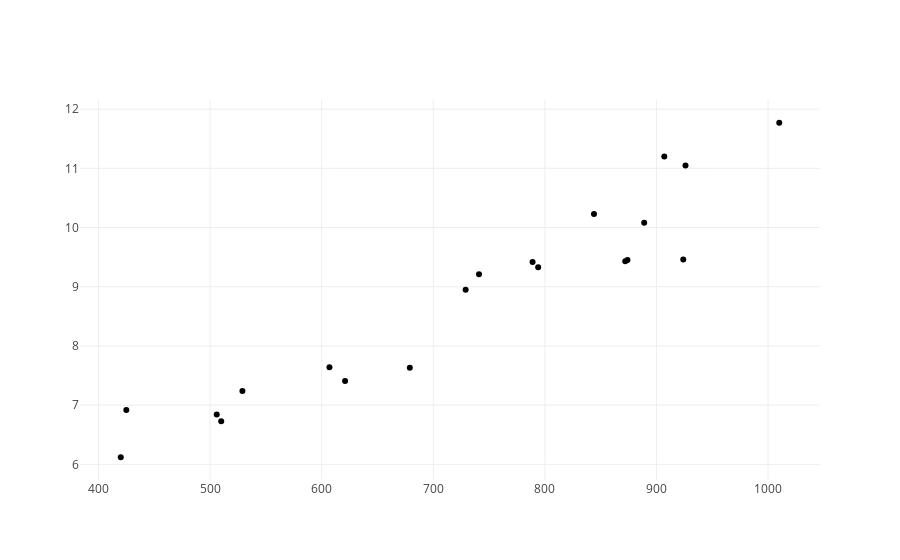

The code cell stored with this chart in its notebook:
### Markdown cell above
# Plotagem para análise de clientes e vendas

### Code cell
p1 = go.Scatter(x=clientes, 
                y=vendas, 
                mode='markers',
                marker=dict(color='black')
               )

iplot([p1], filename='clientes')

### Figure 1 — Plotly figure (JSON) as saved in the notebook; plotly's stock layout.template omitted (floating-point values rounded to 4 significant figures)
{"data": [{"marker": {"color": "black"}, "mode": "markers", "type": "scatter", "uid": "ebb1228d-03cb-4bf9-8d5f-a57e1f996e8e", "x": [907, 926, 506, 741, 789, 889, 874, 510, 529, 420, 679, 872, 924, 607, 425, 729, 794, 844, 1010, 621], "y": [11.2, 11.05, 6.84, 9.21, 9.42, 10.08, 9.45, 6.73, 7.24, 6.12, 7.63, 9.43, 9.46, 7.64, 6.92, 8.95, 9.33, 10.23, 11.77, 7.41]}], "layout": {}}
